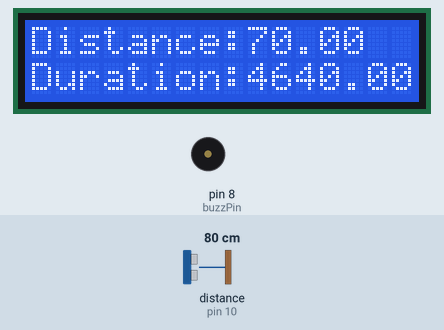
Recording of a sketch running on a simulated Arduino Uno, built with avr-gcc and run on an emulated ATmega328P. On the bench: 16×2 character LCD, buzzer (waves = sounding, pin HIGH). Wiring (inferred from the names in the program): ultrasonic range finder: trigger pin 9; echo pin 10. Inputs (shaded band) come from the test bench; at power-on: distance to the obstacle (sensor on pin 10) 80 cm. The echo pulse lasts 58.3 µs per cm; pins used as bus, display or sensor lines are not drawn.

Above: at 6.8 s.
6.9 s: distance to the obstacle (sensor on pin 10) set to 2 cm
At 8.7 s:
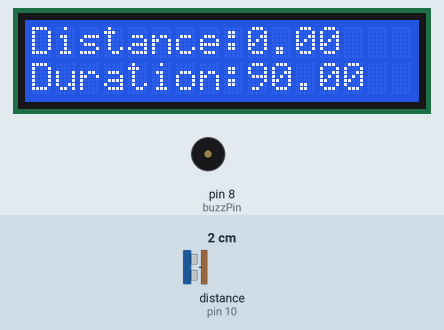
9.7 s: distance to the obstacle (sensor on pin 10) set to 18 cm
At 11.1 s:
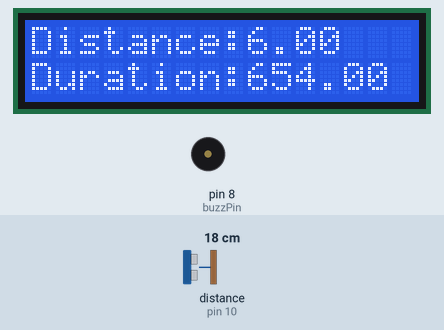
12.7 s: distance to the obstacle (sensor on pin 10) set to 4 cm
At 15.1 s:
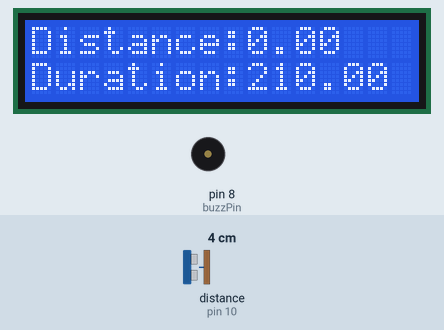
Timing chart, 0 to 16.6 s (numbered marks = the images above; inputs shaded):
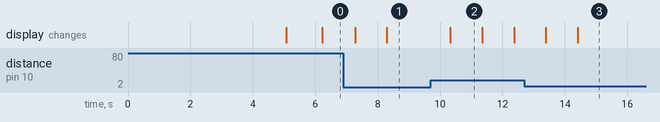

Measured:
- after the input at 6.9 s, the display: first changes after 0.38 s (image 1 shows a later state)
- after the input at 9.7 s, the display: changes after 0.62 s (image 2)
- after the input at 12.7 s, the display: first changes after 0.69 s (image 3 shows a later state)
- what the display in image 2 shows lasts 1.0 s, from 10.3 s to 11.3 s

The sketch:

sketch_feb27e.ino
```cpp
//LCD Initialisations
#include <LiquidCrystal.h>
const int rs = 12, en = 11, d4 = 5, d5 = 4, d6 = 3, d7 = 2;
const int cmnDelay = 100;
LiquidCrystal lcd(rs, en, d4, d5, d6, d7);
const int trigPin = 9;
const int startDelay = 5000;
const int echoPin  = 10;
const int buzzPin = 8;
const int f_tone = 164;
float distCalc;
float durCalc;
int distCalc_int;
int durCalc_int;


 //NOT USEFUL: it was inside the for loop

    //if (distance <= 100 && isBuzz == false){
    //  tone(buzzPin, f_tone); // Send 1KHz sound signal...
    //  isBuzz = true;
    //}
    //else if (distance > 100 && isBuzz == true){
    //  noTone(buzzPin);
    //  isBuzz = false;
    //}


bool isBuzz;
long duration;
long distance;

void setup() {
  lcd.begin(16, 2); //begins the lcd_object
  //Data


  //Starting text
  lcd.setCursor(0,0);
  lcd.print("Distance Measurement");
  lcd.setCursor(0,1);
  lcd.print("With SONAR");
  delay(startDelay);

  //Sets the pinModes
  pinMode(trigPin, OUTPUT); // Sets the trigPin as an Output
  pinMode(echoPin, INPUT); // Sets the echoPin as an Input
  pinMode(buzzPin, OUTPUT);
  //Serial.begin(9600); // Starts the serial communication: !! Hopefully I won't need it anymor
  lcd.clear();
  delay(100);

  //isBuzz = false; now obsolete
}

void loop() {
  distCalc = 0;
  durCalc = 0;
  for (int recurse = 0;recurse < 10; recurse++){
    // Clears the trigPin, in case of failure
    digitalWrite(trigPin, LOW);
    delayMicroseconds(2);

    // Sets the trigPin on HIGH state for 10 micro seconds
    digitalWrite(trigPin, HIGH);
    delayMicroseconds(10);
    digitalWrite(trigPin, LOW);

    // Reads the echoPin, returns the sound wave travel time in microseconds
    duration = pulseIn(echoPin, HIGH);

    // Calculating the distance
    distance = duration*0.034/2;
    distCalc = distCalc + distance/10;
    durCalc = durCalc + duration/10;
    delay(100);

  }

  //lcd print
  lcd.clear();
  lcd.setCursor(0,0);
  lcd.print("Distance:");
  lcd.setCursor(0,1);
  lcd.print("Duration:");
  lcd.setCursor(9,0);
  lcd.print(distCalc);
  lcd.setCursor(9,1);
  lcd.print(durCalc);
}
```
